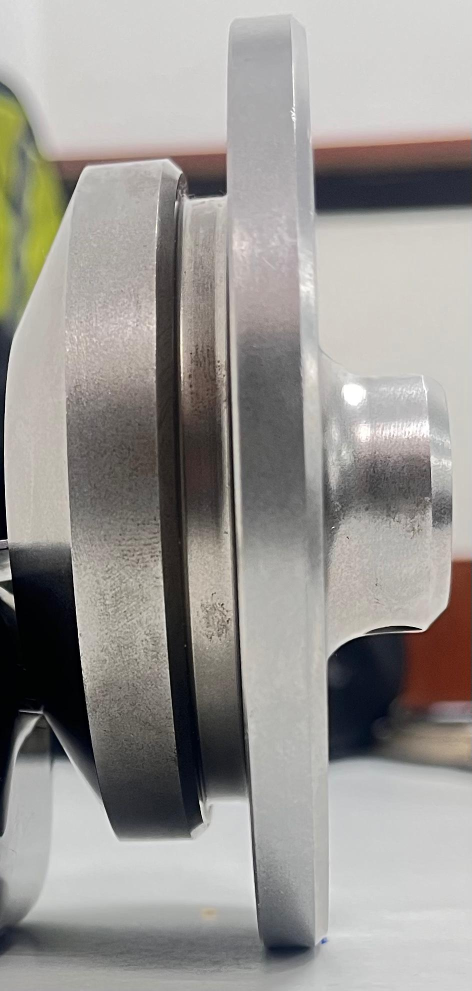
#> input picture sideView.jpeg, 943 x 1981 px, found by its file name (shown at 1/2 size)
$ python 'findZCordinates(Approach2).py'   (older library calls are emulated)
#> lines starting #> are read from the running program, lines starting #| are printed output that depends on the picture
import cv2
import numpy as np

# Load the images
left_image = cv2.imread('/Users/kushagravarshney/Desktop/ultraProject/project/sideView.jpeg', cv2.IMREAD_GRAYSCALE)
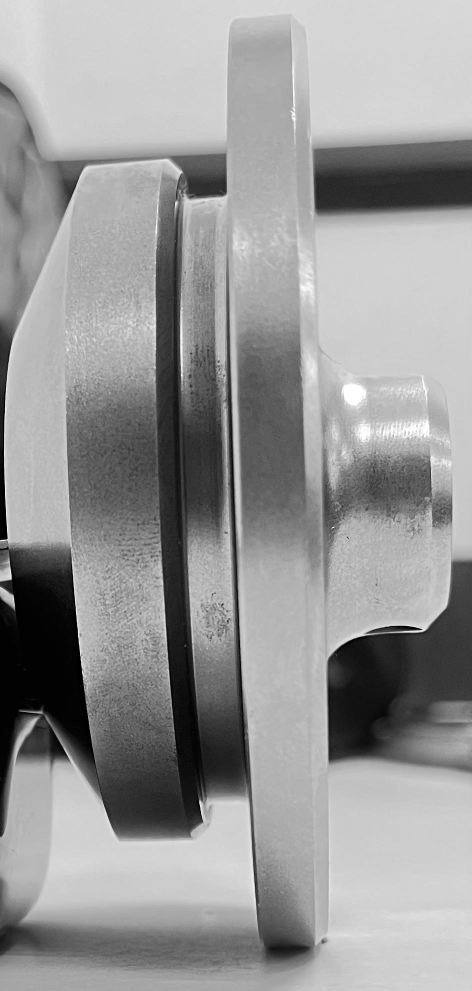
#> left_image: shape (1981, 943) (shown at 1/2 size); min 0, max 255, mean 151
right_image = cv2.imread('/Users/kushagravarshney/Desktop/ultraProject/project/reverseSideView.jpeg', cv2.IMREAD_GRAYSCALE)
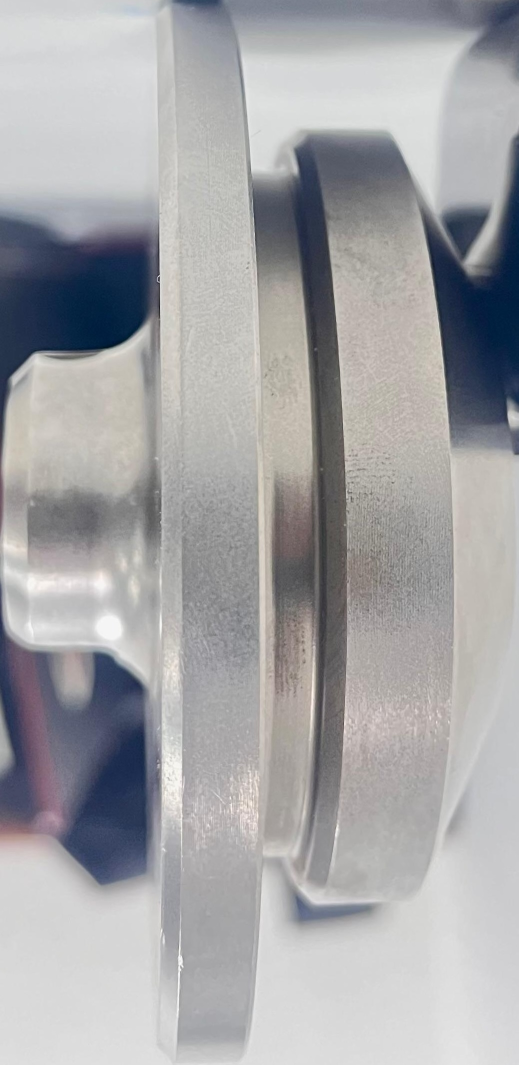
#> input picture reverseSideView.jpeg, 1037 x 2129 px, found by its file name (shown at 1/2 size)
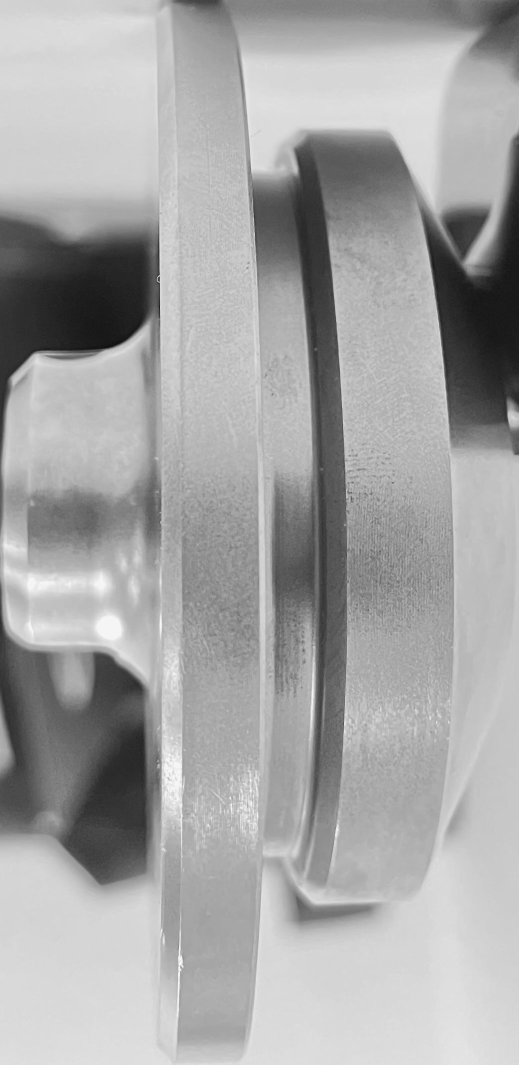
#> right_image: shape (2129, 1037) (shown at 1/2 size); min 5, max 255, mean 165.2

# Check if images are loaded correctly
if left_image is None or right_image is None:
    print("Error: Could not load images.")
    exit()

# Ensure both images have the same size
if left_image.shape != right_image.shape:
    # Resize the images to match the smaller one
    height = min(left_image.shape[0], right_image.shape[0])
#> height = 1981
    width = min(left_image.shape[1], right_image.shape[1])
#> width = 943
    left_image = cv2.resize(left_image, (width, height))
    right_image = cv2.resize(right_image, (width, height))
#> right_image: shape (1981, 943)

# Define the stereo matching parameters
stereo = cv2.StereoBM_create(numDisparities=16, blockSize=15)

# Compute the disparity map
disparity = stereo.compute(left_image, right_image)
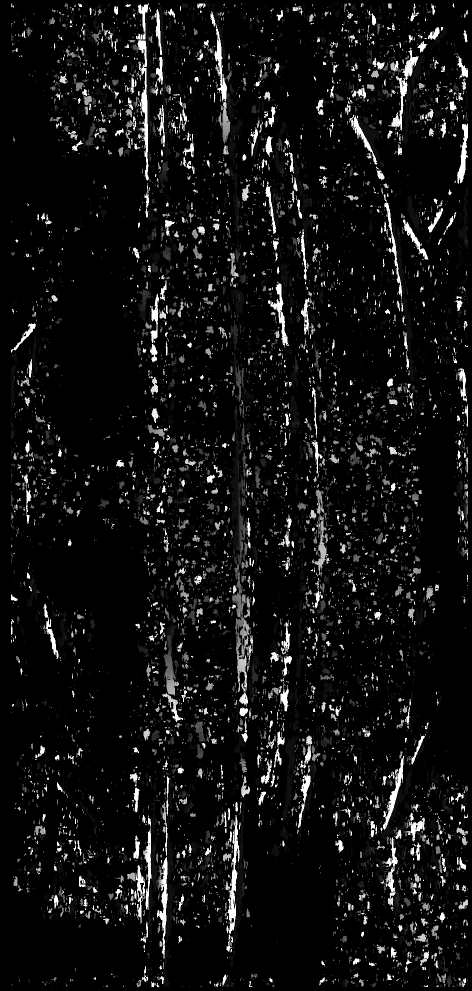
#> disparity: shape (1981, 943) int16 (shown at 1/2 size); min -16, max 240, mean 1.6; drawn with min black and max white

# Function to handle mouse click events
def click_event(event, x, y, flags, param):
    if event == cv2.EVENT_LBUTTONDOWN:
        # Get the disparity value at the clicked point
        disparity_value = disparity[y, x]

        # Assuming the camera parameters are known (focal length and baseline)
        focal_length = 0.8  # Example focal length in meters
        baseline = 0.5  # Example baseline distance in meters

        # Calculate the z-coordinate
        if disparity_value != 0:
            z = (((focal_length * baseline) / disparity_value) + 1000)
            print(f"Clicked point: ({x}, {y})")
            print(f"Disparity value: {disparity_value}")
            print(f"Estimated z-coordinate: {z} meters")
        else:
            print("Disparity value is zero, cannot compute z-coordinate.")

# Display the left image and wait for a mouse click
cv2.imshow('Left Image', left_image)
cv2.setMouseCallback('Left Image', click_event)

# Wait for a key press and then close the window
cv2.waitKey(0)
cv2.destroyAllWindows()

# [64 lines of commented-out code are left out]
